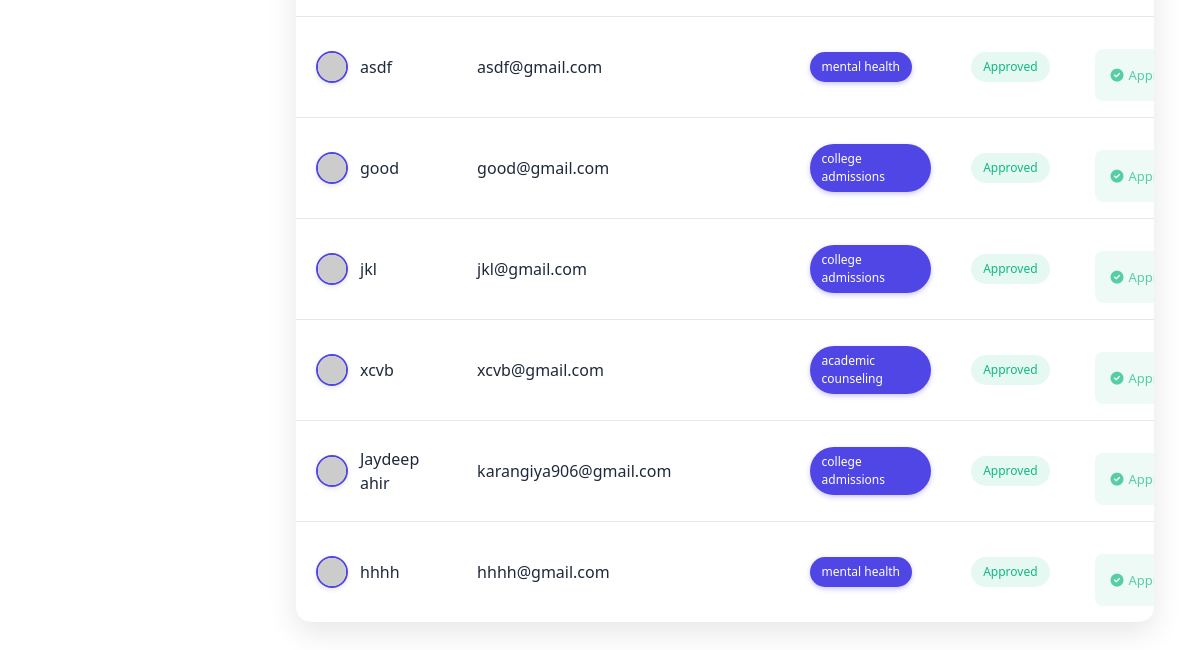
The app's page /counselors (lower part), older data.
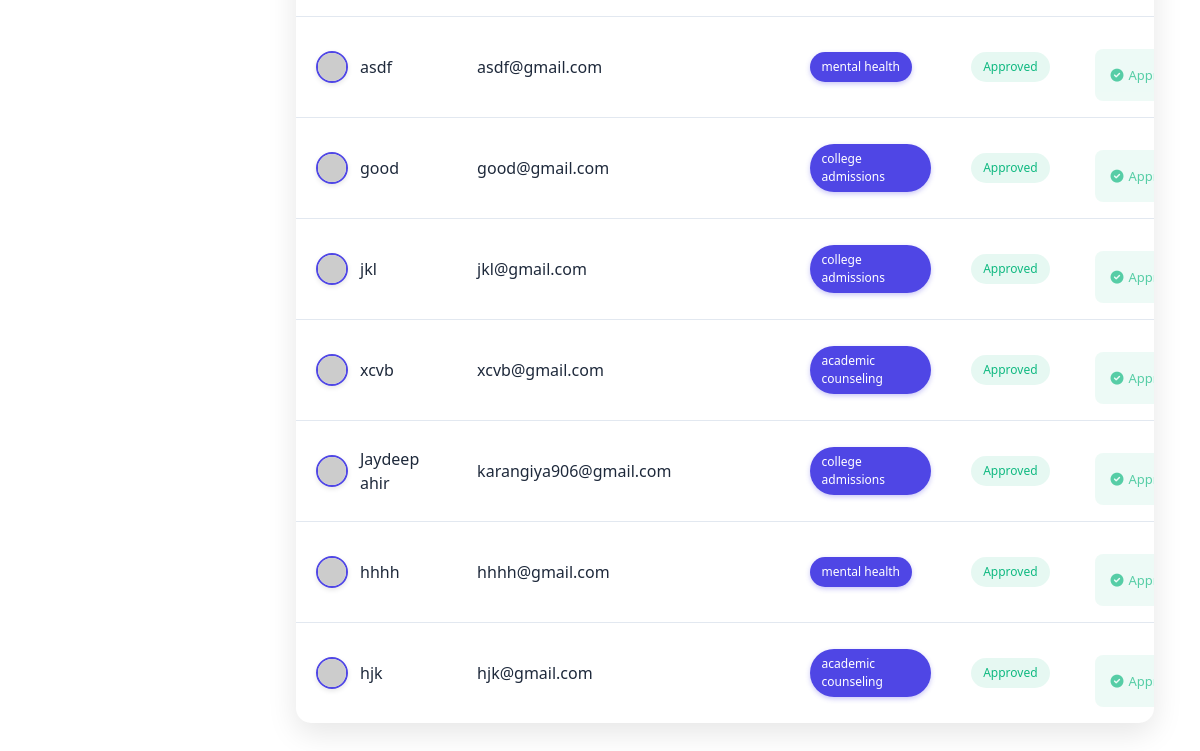
The same page, newer data.
### model.py (models this page shows)
class Counselor(db.Model):
    __tablename__ = 'counselors'
    id = db.Column(db.Integer, primary_key=True, autoincrement=True)
    full_name = db.Column(db.String(150), nullable=False)
    email = db.Column(db.String(150), unique=True, nullable=False)
    password = db.Column(db.String(255), nullable=False)
    contact_number = db.Column(db.String(15), nullable=False)
    specialization = db.Column(db.String(50), nullable=False)
    bio = db.Column(db.String(500), nullable=False)
    profile_picture = db.Column(db.String(255), nullable=True)
    interests = db.Column(db.Text, nullable=True)
    approval_status = db.Column(db.String(20), nullable=False, default='pending')
    verification_code = db.Column(db.Integer, nullable=False,default=0)
    created_at = db.Column(db.DateTime, nullable=False, default=datetime.now(timezone.utc))
    feedbacks = db.relationship('Feedback', back_populates='counselor')
    schedules = db.relationship('CounselorSchedule', back_populates='counselor', cascade="all, delete-orphan")

### app.py (the view)
@app.route('/counselors')
def counselors():
    counselors = Counselor.query.all()
    return render_template('admin/manage_counselor.html', active_page='counselors',counselors=counselors)

### templates/admin/manage_counselor.html (shortened to what this page needs)
{% extends 'admin/base.html' %}
{% block content %}
<div class="manage-counselors-container">
    <div class="counselor-table-container">
        <table class="data-table">
            <tbody>
                {% for counselor in counselors %}
                <tr>
                    <td>
                        <div class="user-info">
                            <img src="https://ui-avatars.com/api/?name={{ counselor.full_name | urlencode }}&background=random&color=fff"
                                 alt="{{ counselor.full_name }}"
                                 class="counselor-profile"
                                 data-profile="{{ counselor.profile_picture }}">
                            <span>{{ counselor.full_name }}</span>
                        </div>
                    </td>
                    <td>{{ counselor.email }}</td>
                    <td>
                        <div class="interest-tags">
                            <span class="tag">{{ counselor.specialization }}</span>
                        </div>
                    </td>
                    <td>
                        <span class="status-tag {{ 'approved' if counselor.approval_status == 'approved' else ('rejected' if counselor.approval_status == 'rejected' else 'pending') }}">
                            {{ counselor.approval_status | capitalize }}
                        </span>
                    </td>
                    <td>
                        <div class="action-buttons">
                            {% if counselor.approval_status == 'pending' %}
                            <button class="approve-btn" data-id="{{ counselor.id }}"><i class="fas fa-check"></i> Approve</button>
                            <button class="reject-btn" data-id="{{ counselor.id }}"><i class="fas fa-times"></i> Reject</button>
                            <button class="view-btn" data-id="{{ counselor.id }}"><i class="fas fa-eye"></i> View</button>
                            {% elif counselor.approval_status == 'approved' %}
                            <button disabled class="approved-btn"><i class="fas fa-check-circle"></i> Approved</button>
                            {% elif counselor.approval_status == 'rejected' %}
                            <button disabled class="rejected-btn"><i class="fas fa-times-circle"></i> Rejected</button>
                            <button class="view-btn" data-id="{{ counselor.id }}"><i class="fas fa-times"></i> View</button>
                            {% endif %}
                        </div>
                    </td>
                </tr>
                {% endfor %}
            </tbody>
        </table>
    </div>
</div>
{% endblock %}

Row changes from the older to the newer data that the page shows:
added Counselor: full_name "hjk", email "hjk@gmail.com", specialization "academic counseling", approval_status "Approved"
